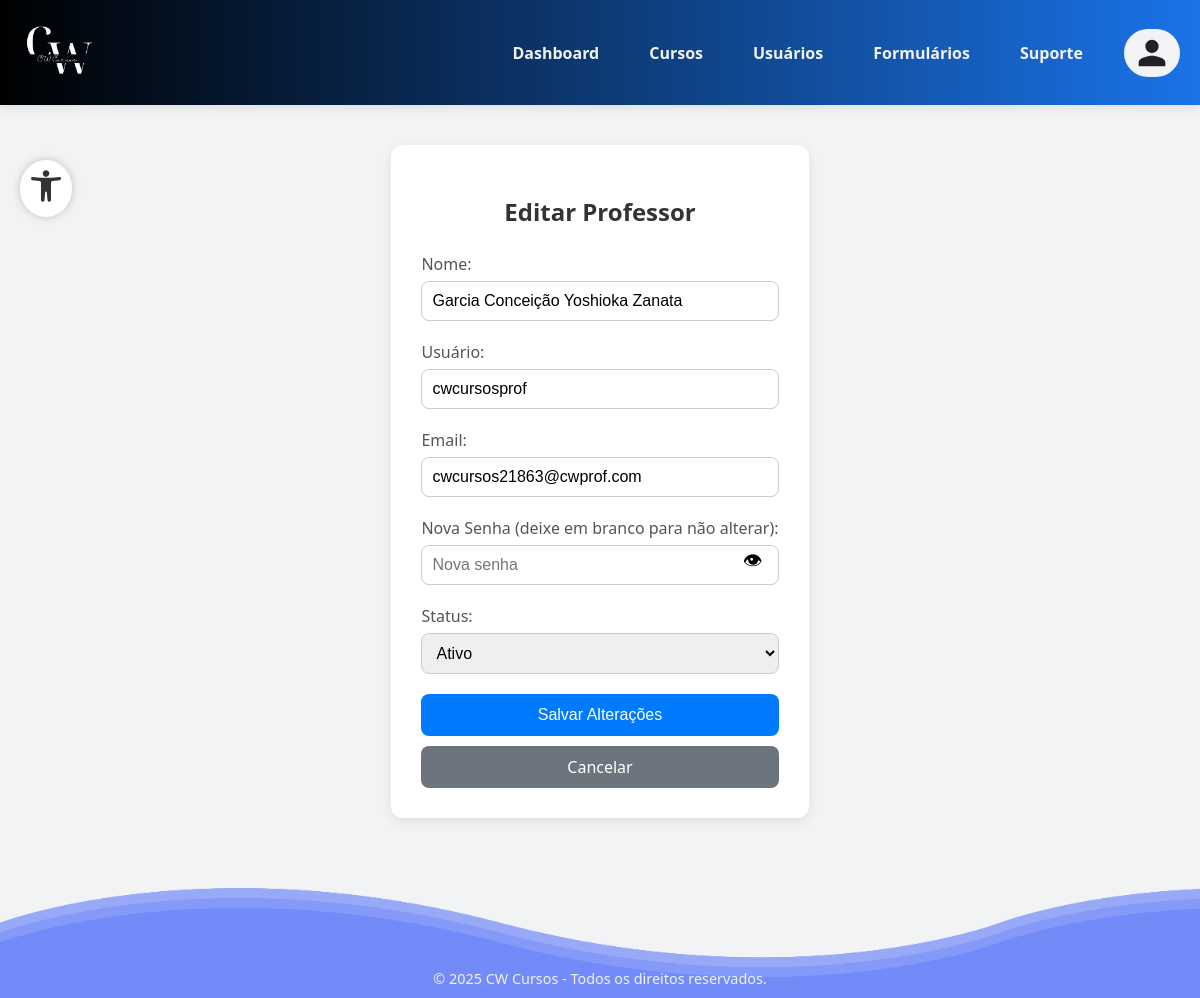
Page /administrador/usuarios/funcoes/editar.php?id=53&type=professor on the committed database.
### tables this page shows
CREATE TABLE IF NOT EXISTS `usuarios` (
  `id` int NOT NULL AUTO_INCREMENT,
  `nome` varchar(45) DEFAULT NULL,
  `usuario` varchar(50) DEFAULT NULL,
  `email` varchar(255) DEFAULT NULL,
  `senha` varchar(255) DEFAULT NULL,
  `photo` varchar(255) DEFAULT '/AAP-5_3306/funcoes/uploads/profile/default_profile.jpg',
  `data_nascimento` date DEFAULT NULL,
  `tipo` enum('aluno','professor','administrador') NOT NULL DEFAULT 'aluno',
  `status` enum('ativo','pendente','bloqueado') NOT NULL DEFAULT 'ativo',
  `reset_token_hash` varchar(255) DEFAULT NULL,
  `reset_token_expires_at` datetime DEFAULT NULL,
  `aceitou_termos` tinyint(1) NOT NULL DEFAULT '0',
  `cpf` varchar(14) DEFAULT NULL,
  `rg` varchar(20) DEFAULT NULL,
  `endereco` varchar(255) DEFAULT NULL,
  `telefone` varchar(20) DEFAULT NULL,
  `linkedin` varchar(255) DEFAULT NULL,
  `experiencia` text,
  `area_conhecimento` varchar(100) DEFAULT NULL,
  `disponibilidade` varchar(100) DEFAULT NULL,
  `token_ativacao` varchar(255) DEFAULT NULL,
  PRIMARY KEY (`id`),
  UNIQUE KEY `email` (`email`),
  UNIQUE KEY `usuario` (`usuario`) USING BTREE
);

### administrador/usuarios/funcoes/editar.php (the view, shortened to what this page needs)
<?php
include '../../../funcoes/conexao.php';
$id = $_GET['id'] ?? null;
$type = $_GET['type'] ?? '';
$stmt = $conexao->prepare("SELECT * FROM usuarios WHERE id = ? AND tipo = ?");
$stmt->bind_param("is", $id, $type);
$stmt->execute();
$result = $stmt->get_result();
$usuario = $result->fetch_assoc();
?>
<!DOCTYPE html>
<html lang="pt-BR">
<head>
    <link rel="stylesheet" href="https://cdn.jsdelivr.net/npm/bootstrap-icons@1.11.3/font/bootstrap-icons.min.css">
    <link rel="stylesheet" href="css/editar.css">
    <link rel="stylesheet" href="partials/style.css">
</head>
<body>
    <?php include 'partials/header.php'; ?>
    <div class="container">
        <div class="edit">
            <h2>Editar <?= ucfirst($type) ?></h2>
            <form method="POST">
                <label for="nome">Nome:</label>
                <input type="text" name="nome" value="<?= htmlspecialchars($usuario['nome']) ?>" required>
                <label for="usuario">Usuário:</label>
                <input type="text" name="usuario" value="<?= htmlspecialchars($usuario['usuario']) ?>" required>
                <label for="email">Email:</label>
                <input type="email" name="email" value="<?= htmlspecialchars($usuario['email']) ?>" required>
                <label for="senha">Nova Senha (deixe em branco para não alterar):</label>
                <div class="senha-container">
                    <input type="password" name="senha" id="senha" placeholder="Nova senha">
                    <button type="button" class="toggle-senha" onclick="toggleSenha()">👁</button>
                </div>
                <label for="status">Status:</label>
                <select name="status">
                    <option value="ativo" <?= $usuario['status'] === 'ativo' ? 'selected' : '' ?>>Ativo</option>
                </select>
                <button type="submit">Salvar Alterações</button>
                <a href="../<?= $type ?>/list.php?type=<?= $type ?>">Cancelar</a>
            </form>
        </div>
    </div>
    <?php include 'partials/footer.php'; ?>
</body>
</html>

### administrador/usuarios/funcoes/css/editar.css (style rules this page uses)
.edit { max-width: 600px; margin: 40px auto; padding: 30px; background-color: #fff; border-radius: 12px; box-shadow: 0 4px 12px rgba(0, 0, 0, 0.08); }
.edit h2 { text-align: center; margin-bottom: 25px; color: #333; }
.edit form { display: flex; flex-direction: column; }
.edit label { margin-bottom: 6px; font-weight: 500; color: #555; }
.edit input[type="text"], .edit input[type="email"], .edit input[type="password"], .edit select { padding: 10px; margin-bottom: 20px; border: 1px solid #ccc; border-radius: 8px; font-size: 16px; transition: border-color 0.3s; }
.edit button[type="submit"] { padding: 12px; background-color: #007bff; color: white; font-size: 16px; border: none; border-radius: 8px; cursor: pointer; transition: background 0.3s; margin-bottom: 10px; }
.edit a { display: inline-block; text-align: center; padding: 10px; text-decoration: none; background-color: #6c757d; color: white; border-radius: 8px; transition: background 0.3s; }
.senha-container { position: relative; display: flex; }
.senha-container input[type="password"], .senha-container input[type="text"] { flex: 1; padding-right: 40px; }
.toggle-senha { position: absolute; right: 10px; background: none; border: none; font-size: 1.2em; cursor: pointer; }

### administrador/usuarios/funcoes/partials/style.css (style rules this page uses)
:root { --azul: #1A73E8; --cinza-claro: #F1F3F4; --cinza-escuro: #202124; --amarelo: #FFB400; }
html, body { height: 100%; margin: 0; display: flex; flex-direction: column; }
body { font-family: 'Segoe UI', Tahoma, Geneva, Verdana, sans-serif; background-color: var(--cinza-claro); color: var(--cinza-escuro); }
.container { flex: 1; display: flex; flex-direction: column; max-width: 1200px; margin: 0 auto; margin-bottom: 5rem; }

### rows in the picture
usuarios: nome "Garcia Conceição Yoshioka Zanata", usuario "cwcursosprof", email "cwcursos21863@cwprof.com", status "Ativo"

### other values in the picture
$type "Professor"
